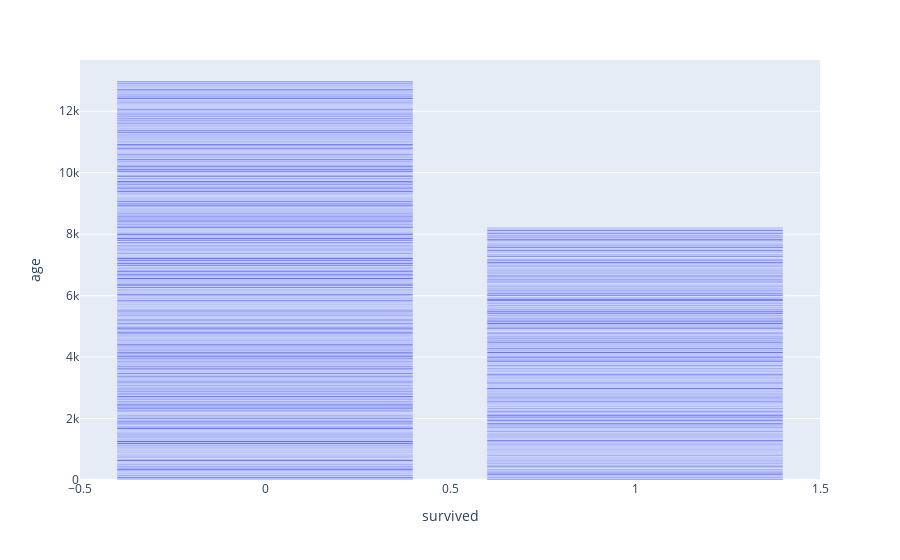

The notebook cell saved with this chart:
### Code cell
px.bar (data_frame=df_titanic,x='survived',y='age', color = 'sex')

### Figure 1 — Plotly figure (JSON) as saved in the notebook; plotly's stock layout.template omitted (floating-point values rounded to 4 significant figures; data arrays with more than 128 entries replaced by an {"elided": "..."} marker saying what was removed)
{"data": [{"alignmentgroup": "True", "hovertemplate": "survived=%{x}<br>age=%{y}<extra></extra>", "legendgroup": "", "marker": {"color": "#636efa", "pattern": {"shape": ""}}, "name": "", "offsetgroup": "", "orientation": "v", "showlegend": false, "textposition": "auto", "type": "bar", "x": {"elided": "891 int values"}, "xaxis": "x", "y": {"elided": "891 float values"}, "yaxis": "y"}], "layout": {"autosize": true, "barmode": "relative", "legend": {"tracegroupgap": 0}, "margin": {"t": 60}, "xaxis": {"anchor": "y", "autorange": true, "domain": [0, 1], "range": [-0.5, 1.5], "title": {"text": "survived"}, "type": "linear"}, "yaxis": {"anchor": "x", "autorange": true, "domain": [0, 1], "range": [0, 13670.0], "title": {"text": "age"}, "type": "linear"}}}
